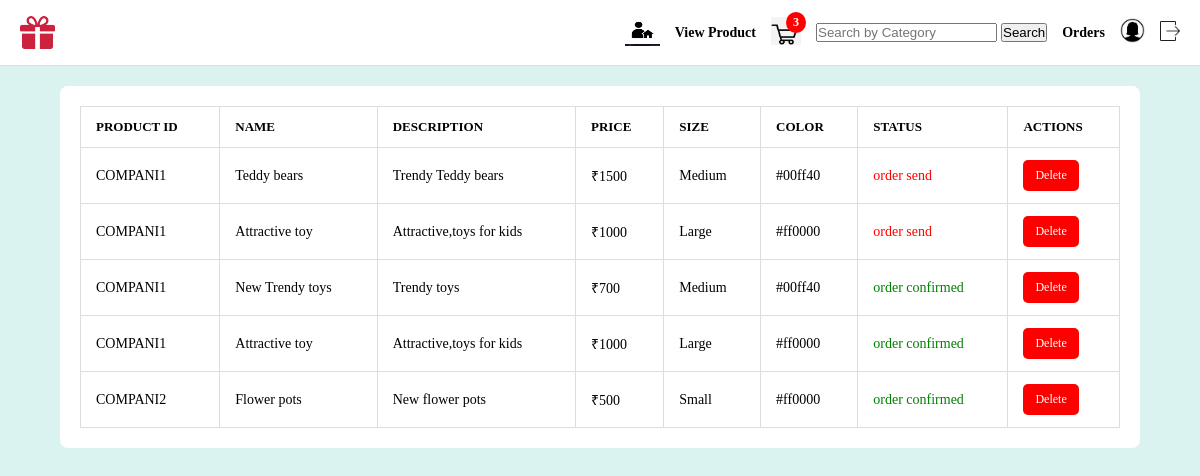
Before: /vieworder (signed in) with the older database file.
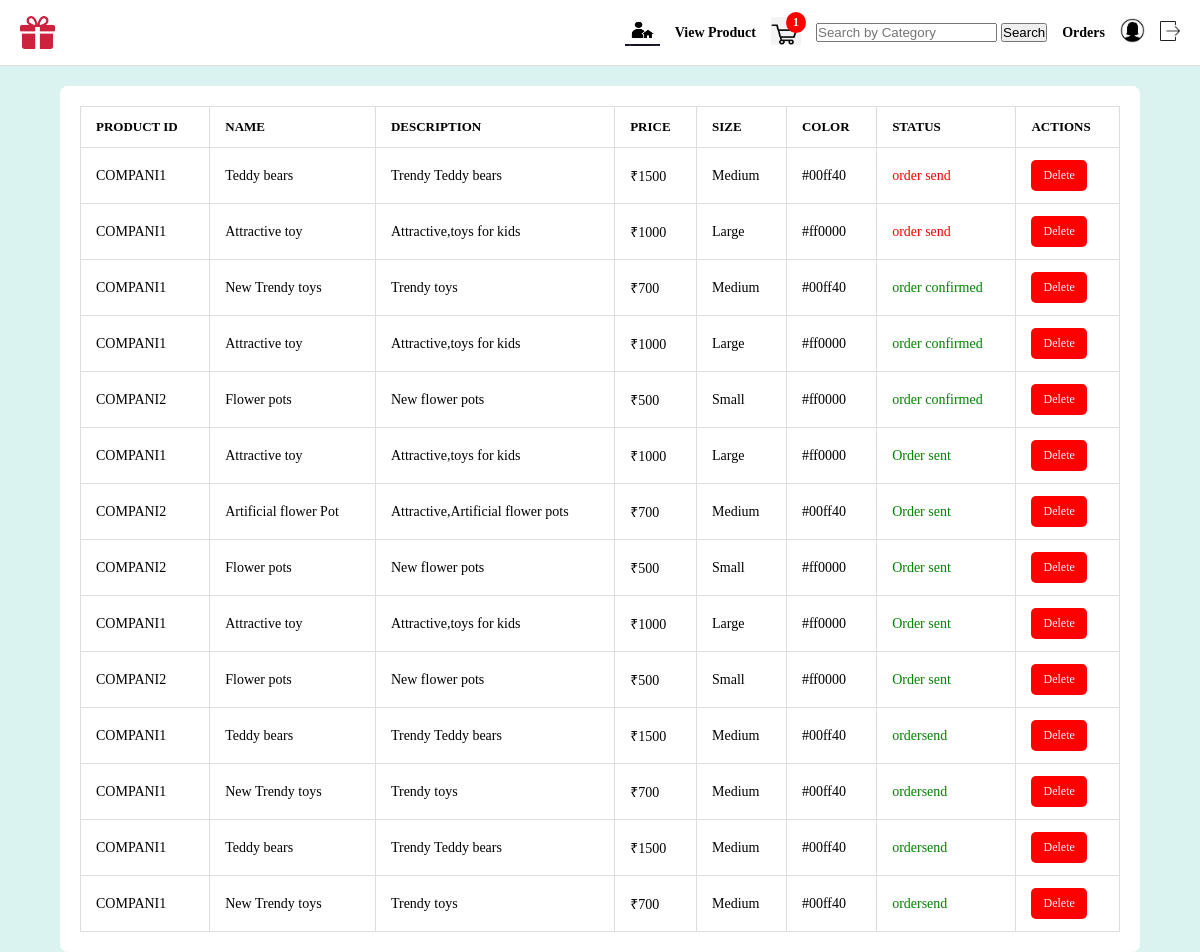
After: the same page with the newer database file.
### app/models.py (models this page shows, shortened)
class Order(models.Model):
    user_id=models.ForeignKey(User,on_delete=models.CASCADE)
    product_id=models.ForeignKey(Product,on_delete=models.CASCADE,null=True,blank=True)
    payment=models.IntegerField()
    paymentmethod=models.CharField(max_length=100)
    status=models.CharField(null=True,blank=True,max_length=100)

class Product(models.Model):
    product_id=models.ForeignKey(Company,on_delete=models.CASCADE)
    name=models.CharField(max_length=100)
    image=models.FileField(upload_to='media')
    description=models.CharField(max_length=100)
    price=models.IntegerField()
    category=models.CharField(null=True,blank=True,max_length=100)
    product_quantity=models.IntegerField(null=True,blank=True)
    color = models.ManyToManyField(Color)
    size = models.ManyToManyField(Size)

class Company(models.Model):
    company_id=models.ForeignKey(CustomUser,on_delete=models.CASCADE)
    name=models.CharField(max_length=100)
    address=models.CharField(max_length=100)
    contactnumber=models.IntegerField(null=True,blank=True)
    email= models.CharField(max_length=100)
    def __str__(self):
        return self.name

class Size(models.Model):
    name=models.CharField(max_length=100)

class Color(models.Model):
    name=models.CharField(max_length=100)

### app/views.py (the view)
# urls.py: path('vieworder',views.vieworder,name='vieworder'),
def vieworder(request):
    user = User.objects.get(user_id=request.user.id)
    orders = Order.objects.filter(user_id=user)
    data2=Cart.objects.filter(user_id=user).count
    data3=Cart.objects.all()
    return render(request, 'userorder.html', {'orders': orders,'cartnumber':data2,'data3':data3})

### templates/userorder.html (shortened to what this page needs)
{% extends 'userproductview.html' %}
{% block content %}
</head>
<body>
<div class="table-container">
    <table>
        <thead>
            <tr>
                <th>Product ID</th>
                <th>Name</th>
                <th>Description</th>
                <th>Price</th>
                <th>Size</th>
                <th>Color</th>
                <th>Status</th>
                <th>Actions</th>
            </tr>
        </thead>
        <tbody>
            {% for i in orders %}
            <tr>
                <td>{{ i.cart_id.product_id.product_id }}{{ i.product_id.product_id }}</td>
                <td>{{ i.cart_id.product_id.name }}{{ i.product_id.name }}</td>
                <td>{{ i.cart_id.product_id.description }}{{ i.product_id.description }}</td>
                <td>₹{{ i.product_id.price }}</td>
                <td>
                    {% for size in i.product_id.size.all %}
                       <span class="size">{{size.name}}</span>
                    {% empty %}
                       <span class="No size available"></span>
                    {% endfor %}
                </td>
                <td>
                    {% for color in i.product_id.color.all %}
                       <span class="color">{{color.name}}</span>
                    {% empty %}
                       <span class="No size available"></span>
                    {% endfor %}
                 </td>
                <td>
                    {% if i.status == 'order send' %}
                        <p style="color: red;">{{ i.status }}</p>
                    {% else %}
                        <p style="color: green;">{{ i.status }}</p>
                    {% endif %}
                </td>
                <td>
                    <div class="action-buttons">
                        <a href="{% url 'deleteorder' id=i.id %}" class="btn-delete">Delete</a>
                    </div>
                </td>
            </tr>
            {% endfor %}
        </tbody>
    </table>
</div>
{% endblock %}

Changed rows visible on the page:
added Order: product_id.product_id "COMPANI1", product_id.name "Attractive toy", product_id.description "Attractive,toys for kids", product_id.price "1000", status "Order sent", Size (name "Large"), Color (name "#ff0000")
added Order: product_id.product_id "COMPANI2", product_id.name "Artificial flower Pot", product_id.description "Attractive,Artificial flower pots", product_id.price "700", status "Order sent", Size (name "Medium"), Color (name "#00ff40")
added Order: product_id.product_id "COMPANI2", product_id.name "Flower pots", product_id.description "New flower pots", product_id.price "500", status "Order sent", Size (name "Small"), Color (name "#ff0000")
added Order: product_id.product_id "COMPANI1", product_id.name "Attractive toy", product_id.description "Attractive,toys for kids", product_id.price "1000", status "Order sent", Size (name "Large"), Color (name "#ff0000")
added Order: product_id.product_id "COMPANI2", product_id.name "Flower pots", product_id.description "New flower pots", product_id.price "500", status "Order sent", Size (name "Small"), Color (name "#ff0000")
added Order: product_id.product_id "COMPANI1", product_id.name "Teddy bears", product_id.description "Trendy Teddy bears", product_id.price "1500", status "ordersend", Size (name "Medium"), Color (name "#00ff40")
added Order: product_id.product_id "COMPANI1", product_id.name "New Trendy toys", product_id.description "Trendy toys", product_id.price "700", status "ordersend", Size (name "Medium"), Color (name "#00ff40")
added Order: product_id.product_id "COMPANI1", product_id.name "Teddy bears", product_id.description "Trendy Teddy bears", product_id.price "1500", status "ordersend", Size (name "Medium"), Color (name "#00ff40")
added Order: product_id.product_id "COMPANI1", product_id.name "New Trendy toys", product_id.description "Trendy toys", product_id.price "700", status "ordersend", Size (name "Medium"), Color (name "#00ff40")
Other visible differences:
{{ cartnumber }}: "3" → "1"
